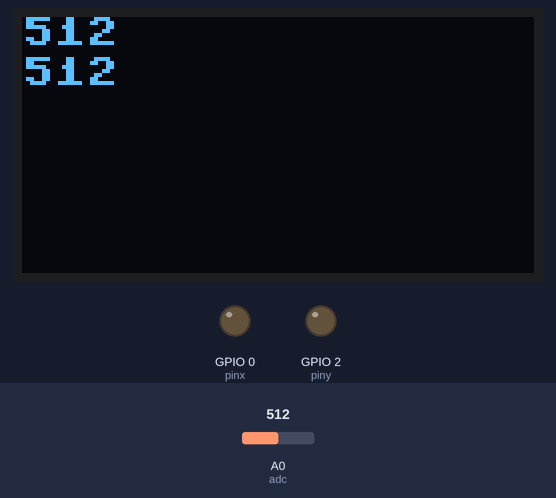
Bench run of a program on a simulated ESP8266 board running MicroPython. Parts: 128×64 one-colour display, output pins drawn as LEDs (lit = HIGH). The test bench sets the inputs (shaded band); at power-on: A0 (adc) = 512 (analog values on the 0–1023 scale). Library files of the repository ran but are not shown: ssd1306.py.

Above: at 1.28 s.
1.3 s: A0 (adc) set to 716
At 1.46 s:
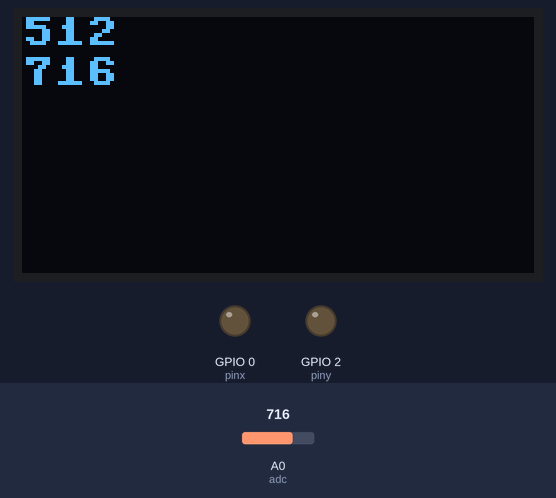
2.9 s: A0 (adc) set to 900
At 3.08 s:
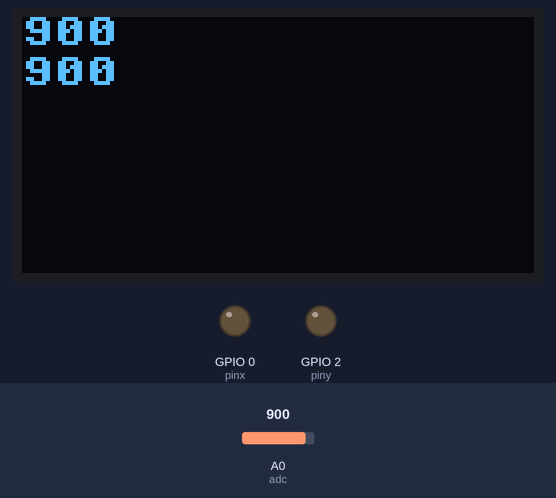
4.5 s: A0 (adc) set to 1023
At 4.71 s:
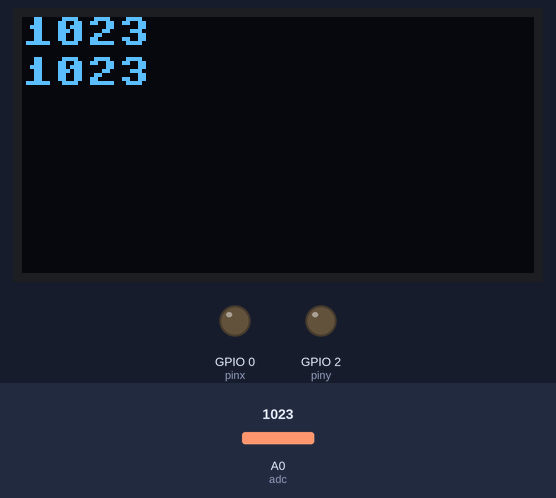
Timing chart, 0 to 7.5 s (numbered marks = the images above; inputs shaded):
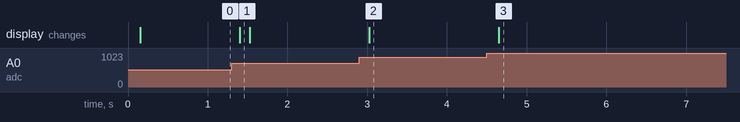

The program:

main.py
```python
import time
import machine
from machine import Pin
import ssd1306


i2c = machine.I2C(scl=machine.Pin(5), sda=machine.Pin(4))
oled = ssd1306.SSD1306_I2C(128, 64, i2c)


adc = machine.ADC(0)

def read_x():
    pinx = Pin(0, Pin.IN)
    piny = Pin(2, Pin.OUT)
    piny.low()
    return adc.read()

def read_y():
    pinx = Pin(0, Pin.OUT)
    piny = Pin(2, Pin.IN)
    pinx.low()
    return adc.read()

try:

    while True:
        oled.fill(0)
        #x = int(read_x() / 1023 * 63)
        #y = int(read_y() / 1023 * 63)
        x = read_x()
        time.sleep_ms(50)
        y = read_y()
        time.sleep_ms(50)
        oled.text(u"%s" % x, 0, 0)
        oled.text(u"%s" % y, 0, 10)
        #val = 63 - int(adc.read() / 1023 * 63)
        oled.pixel(x, y, 1)
        oled.show()

except Exception as e:
    oled.fill(0)
    oled.text(u'Error:', 0, 0)
    oled.text(u'%s' % e, 0, 10)
    oled.show()
```

boot.py
```python
# This file is executed on every boot (including wake-boot from deepsleep)
#import esp
#esp.osdebug(None)
import gc
import webrepl
webrepl.start()
gc.collect()
import main
```

Measured:
- after the input at 1.3 s, the display: changes after 0.10 s (image 1)
- after the input at 2.9 s, the display: changes after 0.13 s (image 2)
- after the input at 4.5 s, the display: changes after 0.15 s (image 3)
